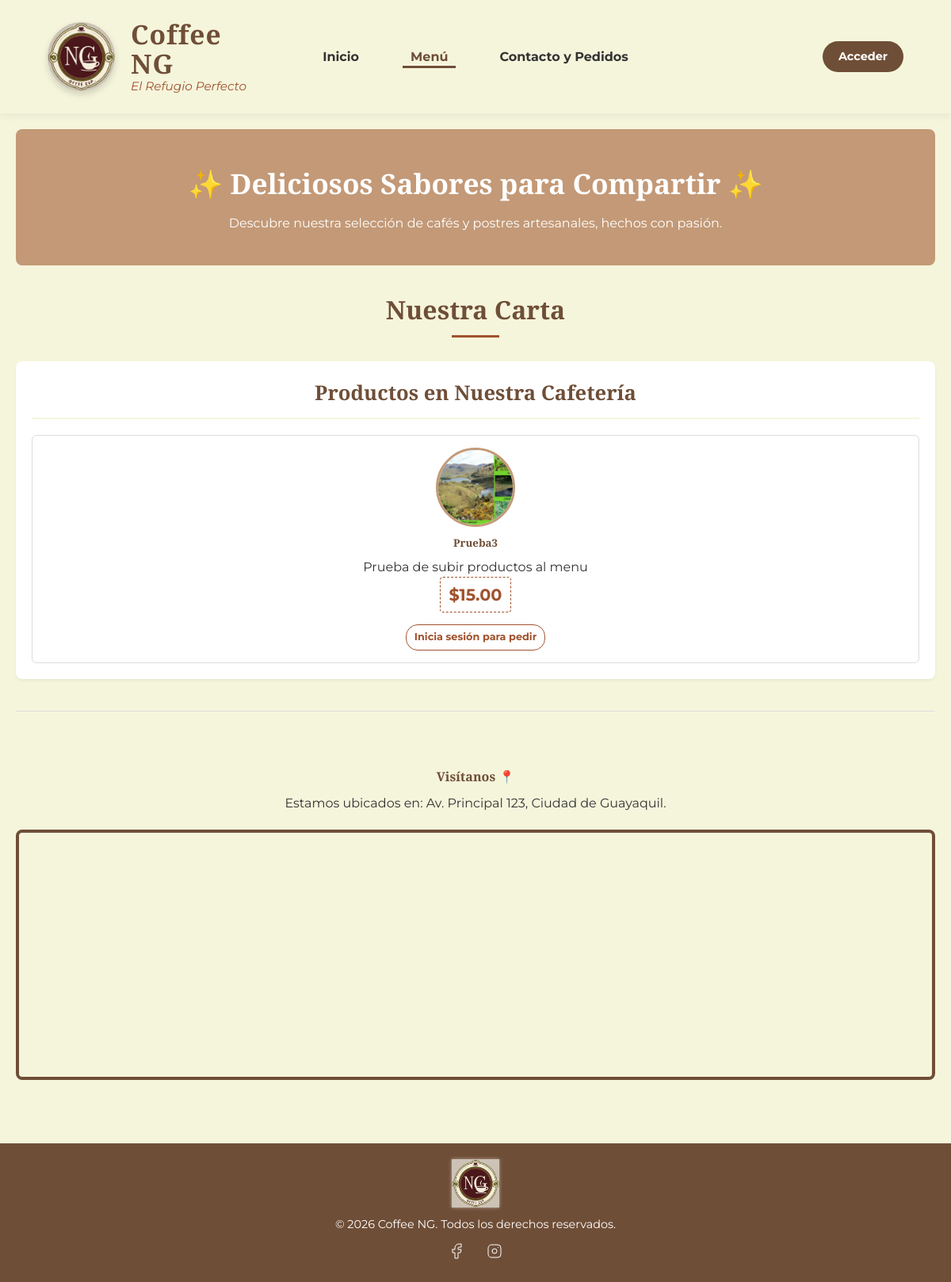
The page /index.php?action=menu on the database its author committed.
### tables this page shows
CREATE TABLE `productos` (
  `id` int(11) NOT NULL,
  `nombre` varchar(100) NOT NULL,
  `descripcion` text DEFAULT NULL,
  `precio` decimal(10,2) NOT NULL,
  `categoria` varchar(50) DEFAULT NULL,
  `creado_en` timestamp NOT NULL DEFAULT current_timestamp(),
  `imagen` varchar(255) DEFAULT 'default_cafe.png'
);

### app/controllers/ProductoController.php (called while the page is built, shortened)
<?php
class ProductoController {
    private $producto;
    public function __construct() {
        $database = new Database();
        $this->db = $database->getConnection();
        $this->producto = new Producto($this->db);
    }
    public function mostrarMenu() {
        $stmt = $this->producto->leer();
        require_once "../app/views/menu.php";
    }
}

### app/config/db.php (called while the page is built, shortened)
<?php
class Database {
    private $host = "localhost";
    private $db_name = "cafeteria_ng";
    private $username = "root";
    private $password = "";
    public function getConnection() {
        $this->conn = null;
        try {
            $this->conn = new PDO("mysql:host=" . $this->host . ";dbname=" . $this->db_name, $this->username, $this->password);
            $this->conn->exec("set names utf8");
        } catch(PDOException $exception) {
            echo "Error de conexión: " . $exception->getMessage();
        }
        return $this->conn;
    }
}
?>

### app/models/Producto.php (called while the page is built, shortened)
<?php
class Producto {
    private $conn;
    private $table_name = "productos";
    public function __construct($db) {
        $this->conn = $db;
    }
    public function leer() {
        $query = "SELECT * FROM " . $this->table_name . " ORDER BY creado_en DESC";
        $stmt = $this->conn->prepare($query);
        $stmt->execute();
        return $stmt;
    }
}

### app/views/menu.php (the view, shortened to what this page needs)
<!DOCTYPE html>
<html lang="es">
<head>
    <link rel="stylesheet" href="css/style.css">
</head>
<body>
    <?php include '../app/views/includes/header.php'; ?>
    <main>
        <section class="hero-menu-banner">
            <h2>✨ Deliciosos Sabores para Compartir ✨</h2>
            <p>Descubre nuestra selección de cafés y postres artesanales, hechos con pasión.</p>
        </section>
        <section class="menu-catalogo">
            <h3>Nuestra Carta</h3>
            <article class="menu-category">
                <h4>Productos en Nuestra Cafetería</h4>
                <div class="menu-item-list">
                    <?php while ($row = $stmt->fetch(PDO::FETCH_ASSOC)): ?>
                        <div class="menu-item">
                            <img src="img/uploads/<?php echo $row['imagen']; ?>" alt="<?php echo htmlspecialchars($row['nombre']); ?>">
                            <h5><?php echo htmlspecialchars($row['nombre']); ?></h5>
                            <p><?php echo htmlspecialchars($row['descripcion']); ?></p>
                            <span class="price">$<?php echo number_format($row['precio'], 2); ?></span>
                            <div style="margin-top: 15px; display: flex; justify-content: center; gap: 10px;">
                                <?php if (isset($_SESSION['user_rol'])): ?>
                                    <?php if ($_SESSION['user_rol'] === 'admin'): ?>
                                        <a href="index.php?action=editar&id=<?php echo $row['id']; ?>" class="btn-admin-edit">Editar</a>
                                        <a href="index.php?action=eliminar&id=<?php echo $row['id']; ?>" class="btn-admin-delete" onclick="return confirm('¿Eliminar este producto?')">Eliminar</a>
                                    <?php elseif ($_SESSION['user_rol'] === 'cliente'): ?>
                                        <button onclick="abrirModal('<?php echo $row['id']; ?>', '<?php echo htmlspecialchars($row['nombre']); ?>')"
                                                style="background-color: #6F4E37; color: white; border: none; padding: 8px 20px; border-radius: 25px; font-weight: bold; cursor: pointer;">
                                           ☕ Pedir ahora
                                        </button>
                                    <?php endif; ?>
                                <?php else: ?>
                                    <a href="index.php?action=login" style="font-size: 0.8rem; color: #A0522D; text-decoration: none; font-weight: bold; border: 1px solid #A0522D; padding: 5px 10px; border-radius: 15px;">
                                        Inicia sesión para pedir
                                    </a>
                                <?php endif; ?>
                            </div>
                        </div>
                    <?php endwhile; ?>
                </div>
            </article>
        </section>
        <hr>
        <section class="location-section">
            <h4>Visítanos 📍</h4>
            <p>Estamos ubicados en: Av. Principal 123, Ciudad de Guayaquil.</p>
            <div class="map-placeholder">
                <iframe src="https://maps.google.com/maps?q=Guayaquil&t=&z=13&ie=UTF8&iwloc=&output=embed" width="100%" height="300" style="border:0;" allowfullscreen="" loading="lazy"></iframe>
            </div>
        </section>
    </main>
    <?php include '../app/views/includes/footer.php'; ?>
</body>
</html>

### public/css/style.css (style rules this page uses)
:root { --color-principal: #6F4E37; --color-secundario: #C39977; --color-fondo: #F5F5DC; --color-texto: #333333; --color-acento: #A0522D; }
* { box-sizing: border-box; margin: 0; padding: 0; }
body { font-family: 'Montserrat', sans-serif; line-height: 1.6; color: var(--color-texto); background-color: var(--color-fondo); }
h1, h2, h3, h4, h5 { font-family: 'Playfair Display', serif; color: var(--color-principal); margin-bottom: 0.5em; }
main { padding: 20px; max-width: 1200px; margin: 0 auto; }
hr { border: none; height: 1px; background-color: #ddd; margin: 40px 0; }
.hero-menu-banner { text-align: center; padding: 40px 20px; background-color: var(--color-secundario); color: white; margin-bottom: 30px; border-radius: 8px; }
.hero-menu-banner h2 { color: white; font-size: 2.2em; margin-bottom: 10px; }
.menu-catalogo h3 { text-align: center; font-size: 2em; margin-bottom: 30px; position: relative; padding-bottom: 10px; }
.menu-catalogo h3::after { content: ''; position: absolute; left: 50%; bottom: 0; transform: translateX(-50%); width: 60px; height: 3px; background-color: var(--color-acento); }
.menu-category { margin-bottom: 40px; padding: 20px; background-color: white; border-radius: 8px; box-shadow: 0 2px 4px rgba(0, 0, 0, 0.05); }
.menu-category h4 { color: var(--color-principal); border-bottom: 2px solid var(--color-fondo); padding-bottom: 10px; margin-bottom: 20px; text-align: center; font-size: 1.6em; }
.menu-item-list { display: grid; grid-template-columns: repeat(auto-fit, minmax(300px, 1fr)); gap: 25px; }
.menu-item { display: flex; flex-direction: column; align-items: center; padding: 15px; text-align: center; border: 1px solid #ddd; border-radius: 6px; transition: transform 0.3s, box-shadow 0.3s; }
.menu-item img { width: 100px; height: 100px; object-fit: cover; margin-bottom: 10px; border-radius: 50%; border: 3px solid var(--color-secundario); }
.price { font-weight: 700; color: var(--color-acento); font-size: 1.3em; padding: 5px 10px; border: 1px dashed var(--color-acento); border-radius: 4px; }
.location-section { text-align: center; padding: 30px 0; }
.map-placeholder { margin-top: 20px; border: 4px solid var(--color-principal); border-radius: 8px; overflow: hidden; }

### rows shown on the page
productos: imagen+nombre (picture), nombre "Prueba3", descripcion "Prueba de subir productos al menu", precio "15.00"
